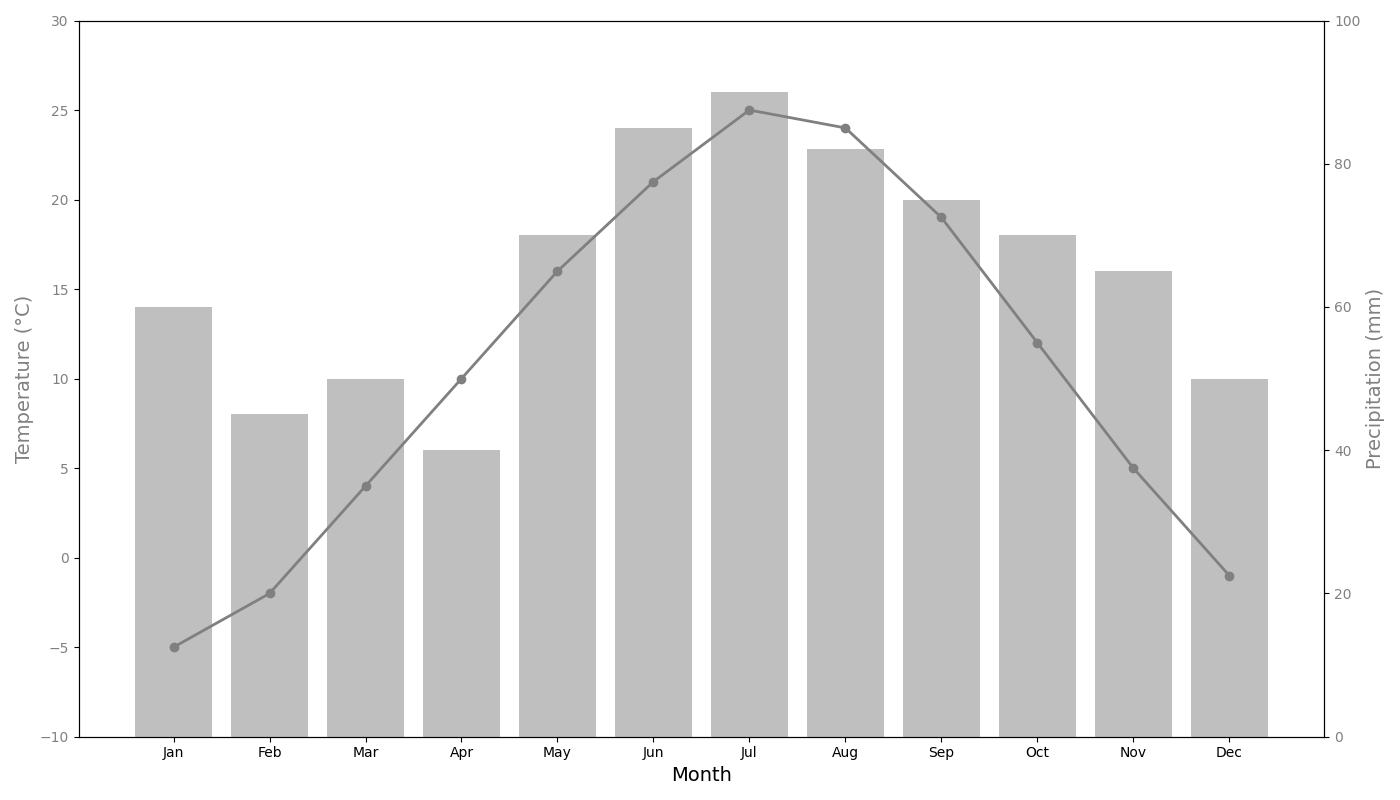

Python code for this plot:
import matplotlib.pyplot as plt
import numpy as np

# Data
months = np.array(['Jan', 'Feb', 'Mar', 'Apr', 'May', 'Jun', 'Jul', 'Aug', 'Sep', 'Oct', 'Nov', 'Dec'])
temperature_celsius = np.array([-5, -2, 4, 10, 16, 21, 25, 24, 19, 12, 5, -1])
precipitation_mm = np.array([60, 45, 50, 40, 70, 85, 90, 82, 75, 70, 65, 50])

# Create a figure with two y-axes
fig, ax1 = plt.subplots(figsize=(14, 8))

# Plotting the temperature data using gray consistently
ax1.plot(months, temperature_celsius, color='gray', marker='o', linestyle='-', linewidth=2, markersize=6)
ax1.set_xlabel('Month', fontsize=14)
ax1.set_ylabel('Temperature (°C)', fontsize=14, color='gray')
ax1.tick_params(axis='y', labelcolor='gray')
ax1.set_ylim(-10, 30)

# Creating a second y-axis for precipitation using the same gray color
ax2 = ax1.twinx()
ax2.bar(months, precipitation_mm, color='gray', alpha=0.5)
ax2.set_ylabel('Precipitation (mm)', fontsize=14, color='gray')
ax2.tick_params(axis='y', labelcolor='gray')
ax2.set_ylim(0, 100)

# Adjust layout for better fit
plt.tight_layout()

# Display the plot
plt.show()
